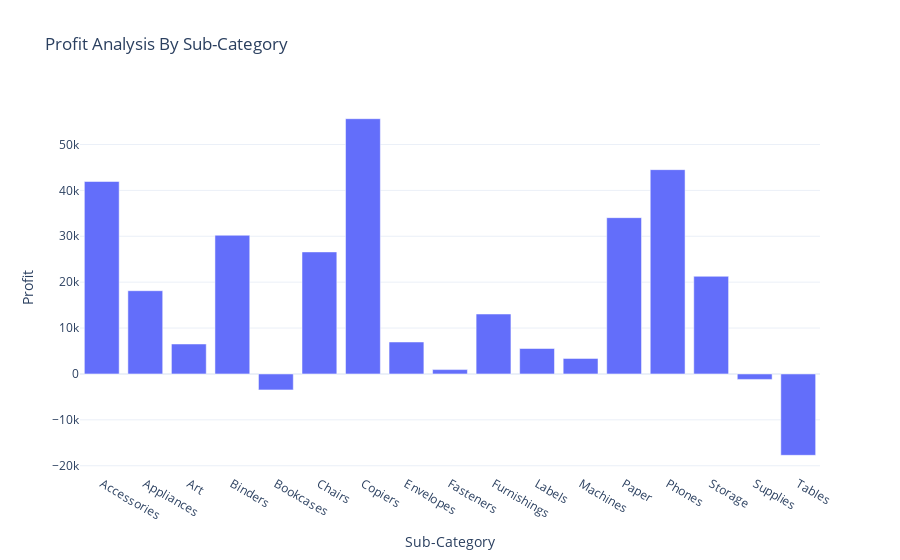

Notebook code cell kept with this figure:
### Code cell
fig = px.bar(profit_by_Subcategory,
             x='Sub-Category',
             y = 'Profit',
             title = 'Profit Analysis By Sub-Category',
            
            )
fig.show()

### Figure 1 — Plotly figure (JSON) as saved in the notebook; plotly's stock layout.template omitted (floating-point values rounded to 4 significant figures)
{"data": [{"alignmentgroup": "True", "hovertemplate": "Sub-Category=%{x}<br>Profit=%{y}<extra></extra>", "legendgroup": "", "marker": {"color": "#636efa", "pattern": {"shape": ""}}, "name": "", "offsetgroup": "", "orientation": "v", "showlegend": false, "textposition": "auto", "type": "bar", "x": ["Accessories", "Appliances", "Art", "Binders", "Bookcases", "Chairs", "Copiers", "Envelopes", "Fasteners", "Furnishings", "Labels", "Machines", "Paper", "Phones", "Storage", "Supplies", "Tables"], "xaxis": "x", "y": [41940.0, 18140.0, 6528.0, 30220.0, -3473.0, 26590.0, 55620.0, 6964.0, 949.5, 13060.0, 5546.0, 3385.0, 34050.0, 44520.0, 21280.0, -1189.0, -17730.0], "yaxis": "y"}], "layout": {"autosize": true, "barmode": "relative", "legend": {"tracegroupgap": 0}, "title": {"text": "Profit Analysis By Sub-Category"}, "xaxis": {"anchor": "y", "autorange": true, "domain": [0, 1], "range": [-0.5, 16.5], "title": {"text": "Sub-Category"}, "type": "category"}, "yaxis": {"anchor": "x", "autorange": true, "domain": [0, 1], "range": [-21800.0, 59690.0], "title": {"text": "Profit"}, "type": "linear"}}}
